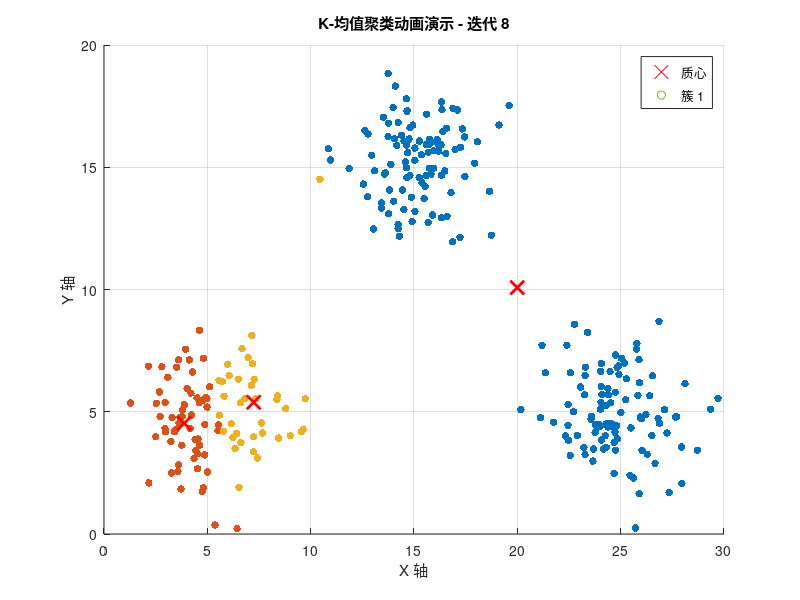
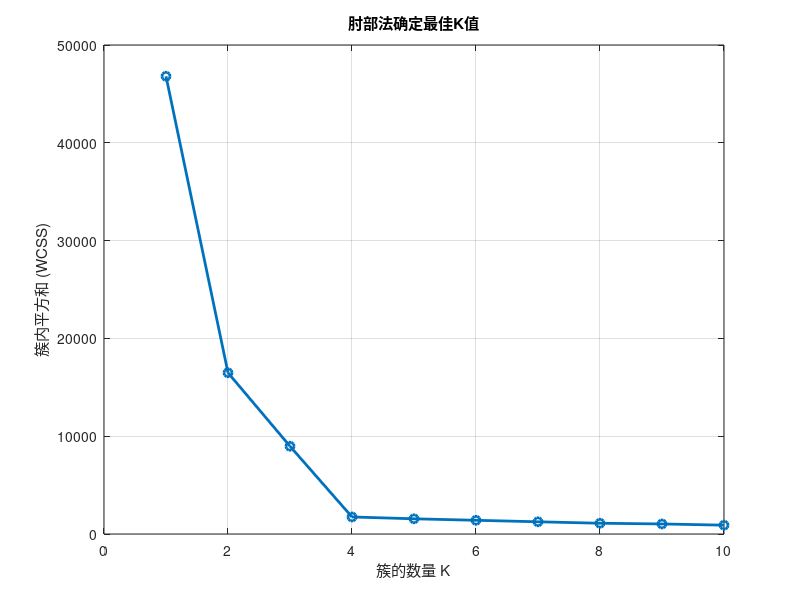
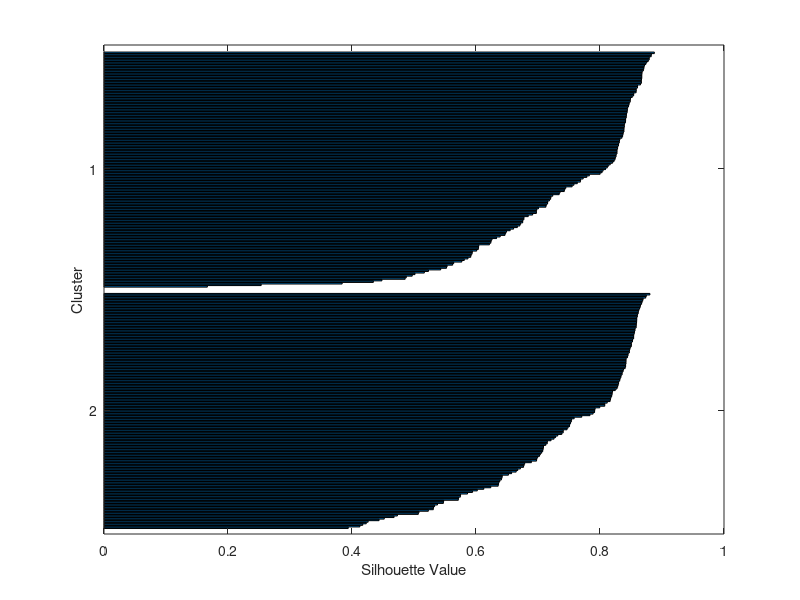
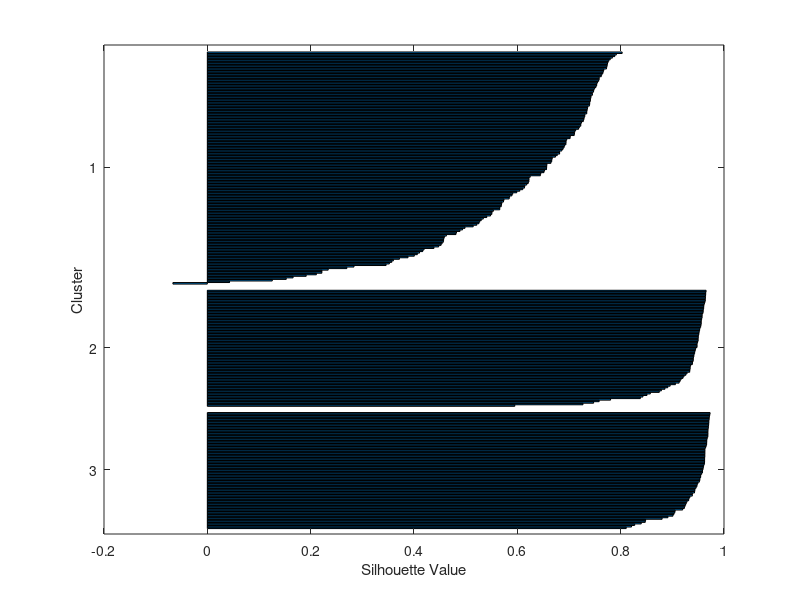

These figures' MATLAB source, in order: (Note: this script raises an error after producing the figures.)
% K-Means 聚类算法动画演示
% 作者：ChatGPT
% 日期：2024-04-27

clear; clc; close all;

%% 参数设置
numPoints = 300;    % 数据点数量
K = 3;               % 簇的数量
maxIterations = 10;  % 最大迭代次数
rng(42);             % 设置随机种子以便结果可重复

%% 生成随机数据
% 生成 K 个不同高斯分布的数据簇
data = [];
centers = [5, 5; 15, 15; 25, 5]; % 三个簇的中心
for i = 1:K
    data = [data; mvnrnd(centers(i,:), [3, 3], numPoints/K)];
end

% 绘制初始数据
figure('Color', 'w');
scatter(data(:,1), data(:,2), 30, 'k', 'filled');
title('K-均值聚类动画演示');
xlabel('X 轴');
ylabel('Y 轴');
hold on;

%% 初始化质心
% 随机选择 K 个数据点作为初始质心
randomIndices = randperm(size(data,1), K);
centroids = data(randomIndices, :);
% 绘制初始质心
hCentroids = scatter(centroids(:,1), centroids(:,2), 100, 'r', 'x', 'LineWidth', 2);
legend('数据点', '初始质心');

%% K-Means 迭代
for iter = 1:maxIterations
    % 分配步骤：将每个点分配到最近的质心
    distances = pdist2(data, centroids, 'euclidean');
    [~, labels] = min(distances, [], 2);
    
    % 更新步骤：重新计算质心
    newCentroids = zeros(K, size(data,2));
    for j = 1:K
        if sum(labels == j) == 0
            % 如果某个簇没有分配到任何点，随机重新初始化
            newCentroids(j, :) = data(randi(size(data,1)), :);
        else
            newCentroids(j, :) = mean(data(labels == j, :), 1);
        end
    end
    
    % 绘制当前聚类结果
    clf; % 清空当前图形
    hold on;
    
    colors = lines(K);
    for j = 1:K
        clusterData = data(labels == j, :);
        scatter(clusterData(:,1), clusterData(:,2), 30, colors(j,:), 'filled');
    end
    % 绘制质心
    hCentroids = scatter(newCentroids(:,1), newCentroids(:,2), 100, 'r', 'x', 'LineWidth', 2);
    
    % 图形设置
    title(sprintf('K-均值聚类动画演示 - 迭代 %d', iter));
    xlabel('X 轴');
    ylabel('Y 轴');
    legendEntries = arrayfun(@(x) sprintf('簇 %d', x), 1:K, 'UniformOutput', false);
    legend([hCentroids; scatter(nan, nan)], ['质心', legendEntries], 'Location', 'best');
    grid on;
    axis([0 30 0 20]);
    drawnow;
    
    % 检查收敛性
    if isequal(centroids, newCentroids)
        disp(['算法在迭代 ' num2str(iter) ' 时收敛。']);
        break;
    end
    
    centroids = newCentroids;
    pause(1); % 暂停一秒以观察动画
end

%% 最终结果
% 最终聚类结果已经在最后一次迭代中显示
disp('K-均值聚类完成。');

%% 进一步示例：确定最佳K值并使用K-Means++初始化

% 以下代码展示了如何使用肘部法和轮廓系数来确定最佳K值，并使用K-Means++初始化方法

% MATLAB 示例：确定最佳K值并使用K-Means++初始化

clear; clc; close all;

%% 生成随机数据
rng(42); % 设置随机种子
numPoints = 300;
K_true = 4; % 实际簇数（用于生成数据）
data = [];
centers_true = [5, 5; 15, 15; 25, 5; 35, 15];
for i = 1:K_true
    data = [data; mvnrnd(centers_true(i, :), [3, 3], numPoints/K_true)];
end

%% 肘部法确定K值
wcss = [];
K_range = 1:10;
for K = K_range
    [~, ~, sumd] = kmeans(data, K, 'Replicates', 10, 'Display', 'off');
    wcss(K) = sum(sumd);
end

% 绘制肘部法图
figure('Color', 'w');
plot(K_range, wcss, '-o', 'LineWidth', 2);
title('肘部法确定最佳K值');
xlabel('簇的数量 K');
ylabel('簇内平方和 (WCSS)');
grid on;

%% 计算轮廓系数
silhouette_avg = zeros(1, length(K_range));
for K = K_range
    if K ==1
        silhouette_avg(K) = 0;
    else
        labels = kmeans(data, K, 'Replicates', 10, 'Display', 'off');
        silhouette_avg(K) = mean(silhouette(data, labels));
    end
end

% 绘制轮廓系数图
figure('Color', 'w');
plot(K_range, silhouette_avg, '-s', 'LineWidth', 2);
title('轮廓系数确定最佳K值');
xlabel('簇的数量 K');
ylabel('平均轮廓系数');
grid on;

%% 选择K值（例如，根据肘部法和轮廓系数，选择K=4）
K_optimal = 4;

%% 使用K-Means++初始化
centroids_init = kmeans_pp_init(data, K_optimal);

%% 运行K-均值算法
opts = statset('Display','final','MaxIter',300);
[idx, centroids, sumd, D] = kmeans(data, K_optimal, 'Start', centroids_init, ...
    'Replicates', 1, 'Options', opts); % 将 'Replicates' 设置为 1

%% 可视化聚类结果
figure('Color', 'w');
colors = lines(K_optimal);
hold on;
for k = 1:K_optimal
    cluster_data = data(idx == k, :);
    scatter(cluster_data(:,1), cluster_data(:,2), 30, colors(k,:), 'filled');
end
scatter(centroids(:,1), centroids(:,2), 100, 'kx', 'LineWidth', 2);
title(sprintf('K-均值聚类结果 (K=%d)', K_optimal));
xlabel('X 轴');
ylabel('Y 轴');
legend_entries = arrayfun(@(x) sprintf('簇 %d', x), 1:K_optimal, 'UniformOutput', false);
legend([legend_entries, {'质心'}], 'Location', 'best');
grid on;
hold off;

%% K-Means++ 初始化函数
function centroids = kmeans_pp_init(data, K)
    N = size(data, 1);
    centroids = zeros(K, size(data, 2));
    % 随机选择第一个质心
    idx = randi(N);
    centroids(1, :) = data(idx, :);
    
    for k = 2:K
        distances = min(pdist2(data, centroids(1:k-1, :), 'euclidean'), [], 2);
        probabilities = distances.^2 / sum(distances.^2);
        cumulative_prob = cumsum(probabilities);
        r = rand();
        idx = find(cumulative_prob >= r, 1, 'first');
        centroids(k, :) = data(idx, :);
    end
end
